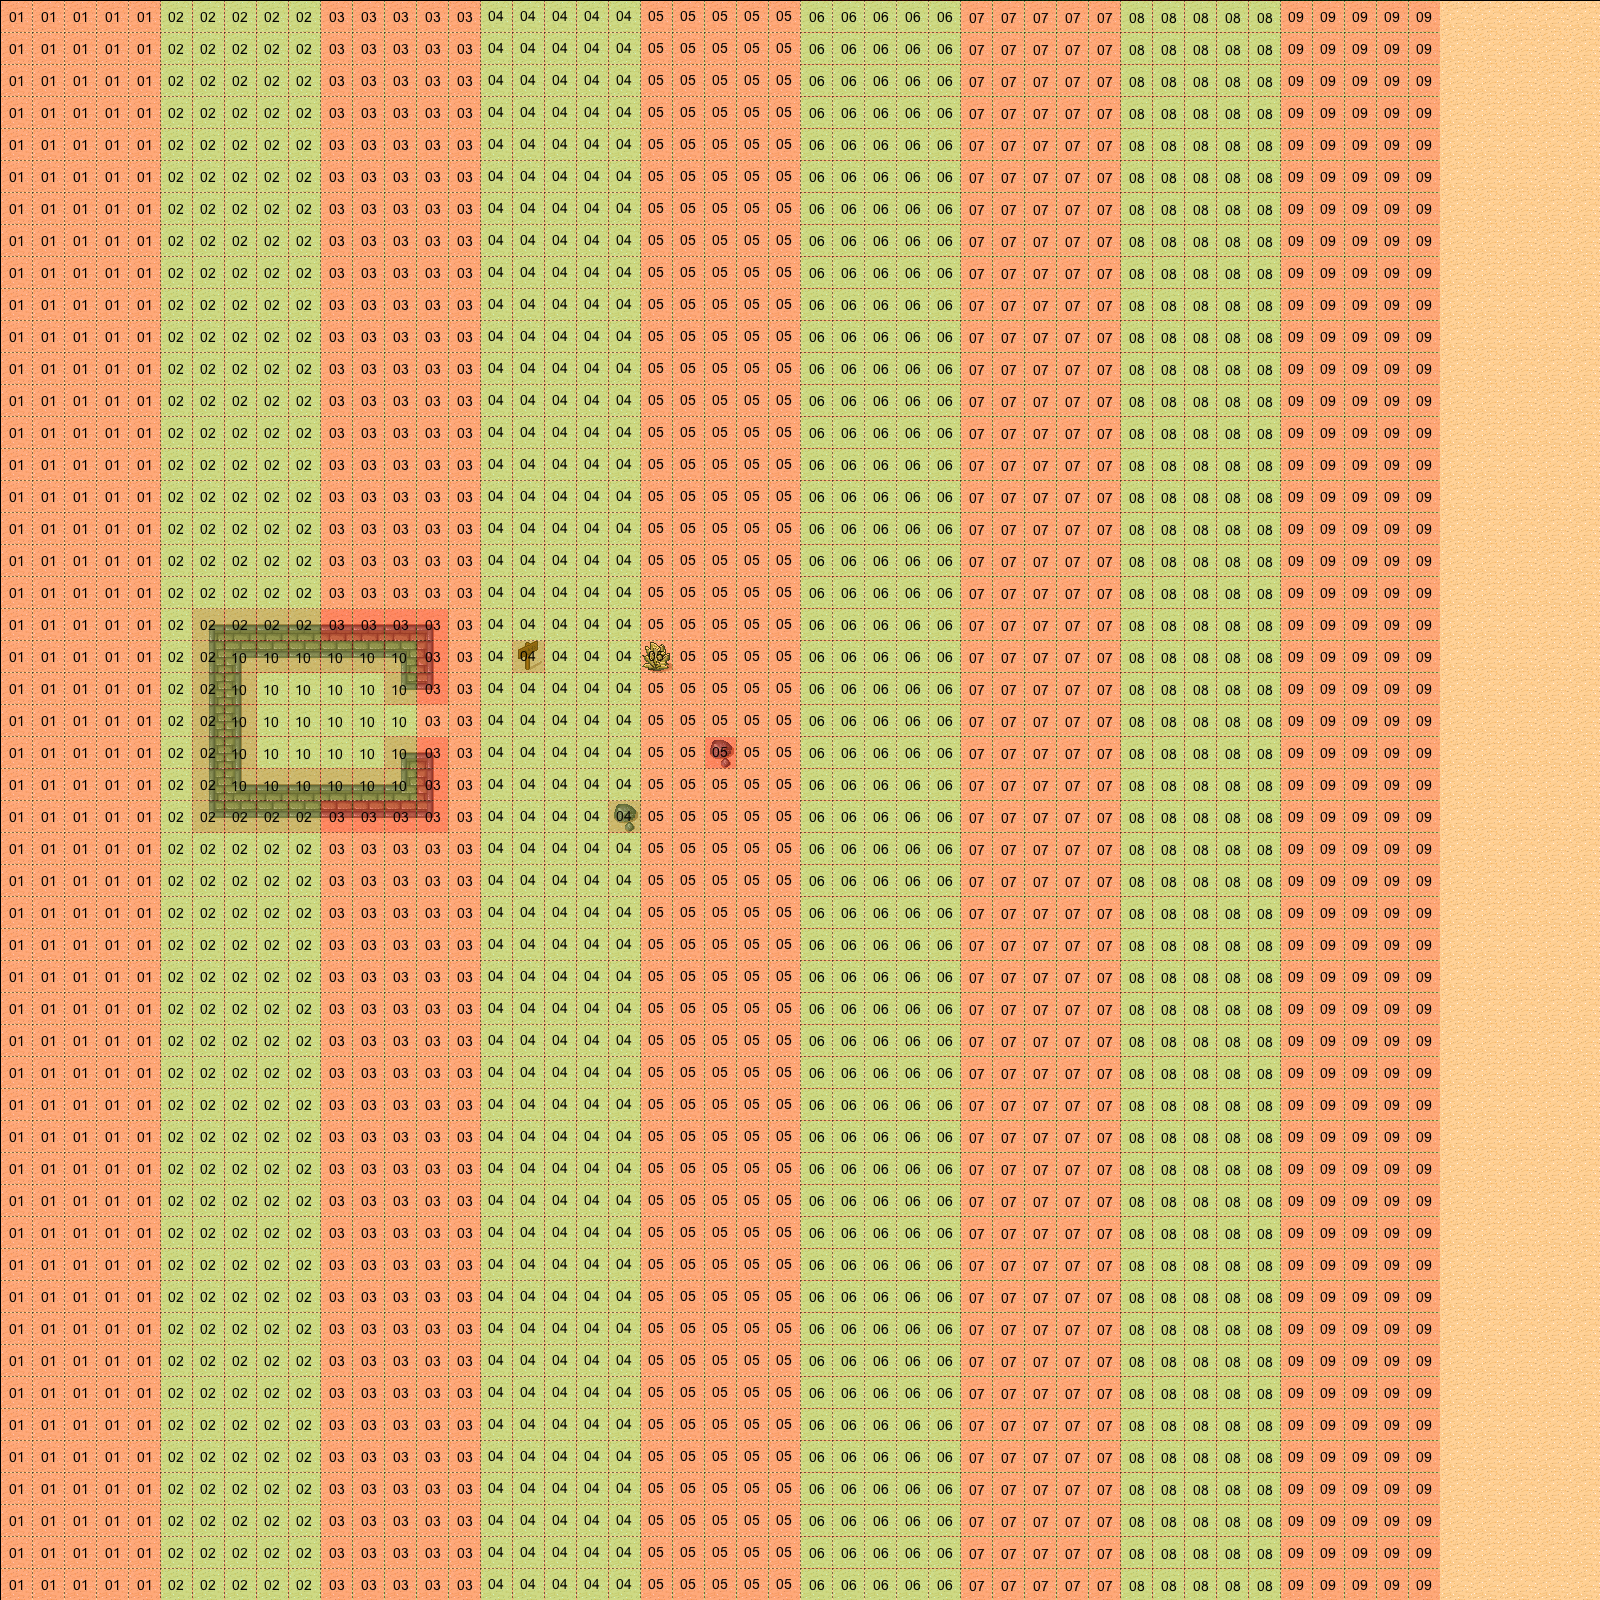

Below is a game level as drawn by its tile map, then a one-line description and the .tmx that defines it (tile-layer data replaced by summaries):
An orthogonal 50x50 tile map with 32x32 px tiles, 4 tile layers (BackGroud, Wall, Meta, Level), 3 tilesets.

<map version="1.0" orientation="orthogonal" width="50" height="50" tilewidth="32" tileheight="32">
 <tileset firstgid="1" name="tmw_desert_spacing" tilewidth="32" tileheight="32" spacing="1" margin="1">
  <tileoffset x="1" y="1" />
  <image source="tmw_desert_spacing.png" width="265" height="199" />
 </tileset>
 <tileset firstgid="49" name="meta_tiles" tilewidth="32" tileheight="32" spacing="1" margin="1">
  <tileoffset x="1" y="1" />
  <image source="meta_tiles.png" width="67" height="34" />
  <tile id="0">
   <properties>
    <property name="collidable" value="true" />
   </properties>
  </tile>
  <tile id="1">
   <properties>
    <property name="Sand" value="True" />
   </properties>
  </tile>
 </tileset>
 <tileset firstgid="51" name="Level" tilewidth="32" tileheight="32">
  <image source="Level.png" width="160" height="256" />
  <tile id="0">
   <properties>
    <property name="Level" value="1" />
   </properties>
  </tile>
  <tile id="1">
   <properties>
    <property name="Level" value="2" />
   </properties>
  </tile>
  <tile id="2">
   <properties>
    <property name="Level" value="3" />
   </properties>
  </tile>
  <tile id="3">
   <properties>
    <property name="Level" value="4" />
   </properties>
  </tile>
  <tile id="4">
   <properties>
    <property name="Level" value="5" />
   </properties>
  </tile>
  <tile id="5">
   <properties>
    <property name="Level" value="6" />
   </properties>
  </tile>
  <tile id="6">
   <properties>
    <property name="Level" value="7" />
   </properties>
  </tile>
  <tile id="7">
   <properties>
    <property name="Level" value="8" />
   </properties>
  </tile>
  <tile id="8">
   <properties>
    <property name="Level" value="9" />
   </properties>
  </tile>
  <tile id="9">
   <properties>
    <property name="Levle" value="10" />
   </properties>
  </tile>
  <tile id="10">
   <properties>
    <property name="Level" value="11" />
   </properties>
  </tile>
  <tile id="11">
   <properties>
    <property name="Level" value="12" />
   </properties>
  </tile>
  <tile id="12">
   <properties>
    <property name="Level" value="13" />
   </properties>
  </tile>
  <tile id="13">
   <properties>
    <property name="Level" value="14" />
   </properties>
  </tile>
  <tile id="14">
   <properties>
    <property name="Level" value="15" />
   </properties>
  </tile>
  <tile id="15">
   <properties>
    <property name="Level" value="16" />
   </properties>
  </tile>
  <tile id="16">
   <properties>
    <property name="Level" value="17" />
   </properties>
  </tile>
  <tile id="17">
   <properties>
    <property name="Level" value="18" />
   </properties>
  </tile>
  <tile id="18">
   <properties>
    <property name="Level" value="19" />
   </properties>
  </tile>
  <tile id="19">
   <properties>
    <property name="Level" value="20" />
   </properties>
  </tile>
  <tile id="20">
   <properties>
    <property name="Level" value="21" />
   </properties>
  </tile>
  <tile id="21">
   <properties>
    <property name="Level" value="22" />
   </properties>
  </tile>
  <tile id="22">
   <properties>
    <property name="Level" value="23" />
   </properties>
  </tile>
  <tile id="23">
   <properties>
    <property name="Level" value="24" />
   </properties>
  </tile>
  <tile id="24">
   <properties>
    <property name="Level" value="25" />
   </properties>
  </tile>
  <tile id="25">
   <properties>
    <property name="Level" value="26" />
   </properties>
  </tile>
  <tile id="26">
   <properties>
    <property name="Level" value="27" />
   </properties>
  </tile>
  <tile id="27">
   <properties>
    <property name="Level" value="28" />
   </properties>
  </tile>
  <tile id="28">
   <properties>
    <property name="Level" value="29" />
   </properties>
  </tile>
  <tile id="29">
   <properties>
    <property name="Level" value="30" />
   </properties>
  </tile>
  <tile id="30">
   <properties>
    <property name="Level" value="31" />
   </properties>
  </tile>
  <tile id="31">
   <properties>
    <property name="Level" value="32" />
   </properties>
  </tile>
  <tile id="32">
   <properties>
    <property name="Level" value="33" />
   </properties>
  </tile>
  <tile id="33">
   <properties>
    <property name="Level" value="34" />
   </properties>
  </tile>
  <tile id="34">
   <properties>
    <property name="Level" value="35" />
   </properties>
  </tile>
  <tile id="35">
   <properties>
    <property name="Level" value="36" />
   </properties>
  </tile>
  <tile id="36">
   <properties>
    <property name="Level" value="37" />
   </properties>
  </tile>
  <tile id="37">
   <properties>
    <property name="Level" value="38" />
   </properties>
  </tile>
  <tile id="38">
   <properties>
    <property name="Level" value="39" />
   </properties>
  </tile>
  <tile id="39">
   <properties>
    <property name="Level" value="40" />
   </properties>
  </tile>
 </tileset>
 <layer name="BackGroud" width="50" height="50">
  <data>[2500 cells, 2500 non-empty, 1 distinct tile ids]</data>
 </layer>
 <layer name="Wall" width="50" height="50">
  <data>[2500 cells, 46 non-empty, 15 distinct tile ids]</data>
 </layer>
 <layer name="Meta" width="50" height="50">
  <data>[2500 cells, 45 non-empty, 1 distinct tile ids]</data>
 </layer>
 <layer name="Level" width="50" height="50">
  <data>[2500 cells, 2250 non-empty, 10 distinct tile ids]</data>
 </layer>
</map>
